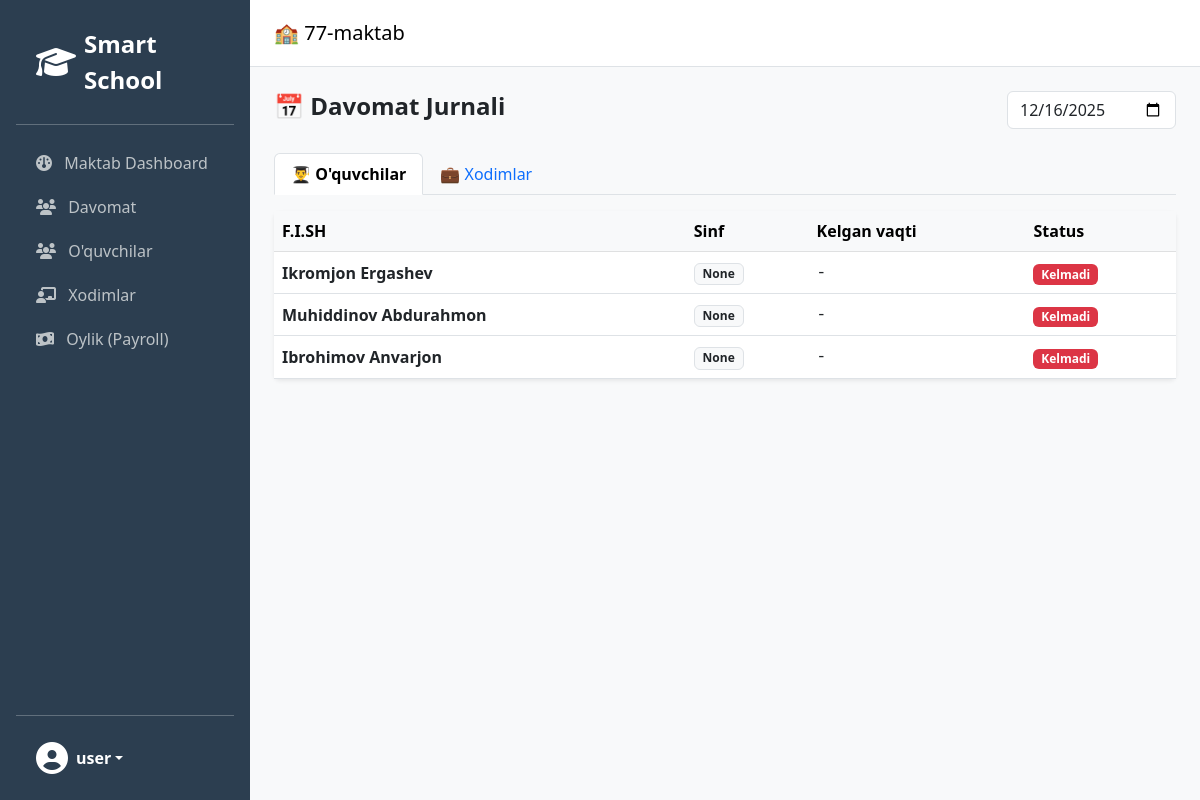
The page /report/ (signed in) on the database as committed earlier.
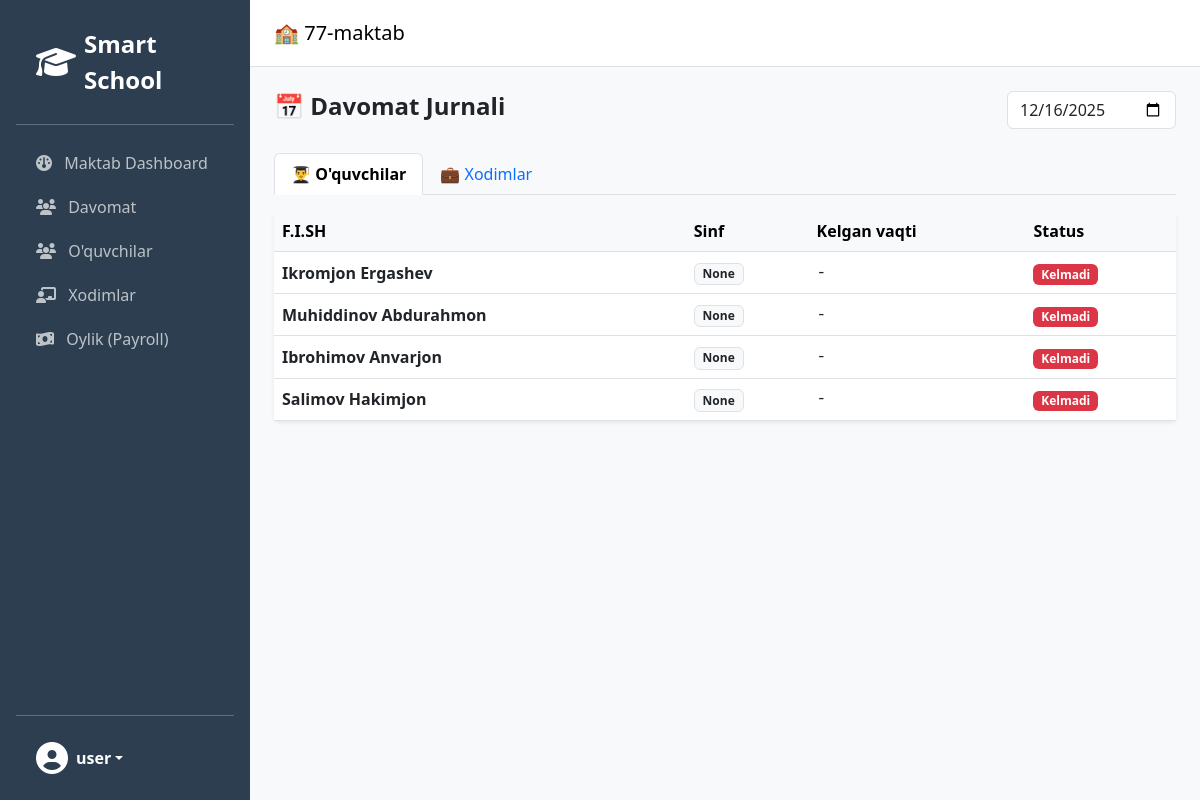
The same page on the database as committed later.
### core/models.py (models this page shows, shortened)
class Student(models.Model):
    school = models.ForeignKey('School', on_delete=models.CASCADE, related_name="students")
    full_name = models.CharField(max_length=255)
    hikvision_id = models.CharField(
        max_length=20,
        editable=False, # Admin panelda o'zgartirib bo'lmaydi (READONLY)
        verbose_name="Terminal ID"
    )
    parent = models.ForeignKey('Parent', on_delete=models.SET_NULL, null=True, related_name="children")
    photo = models.ImageField(
        upload_to='students/',
        blank=True,
        null=True,
        validators=[FileExtensionValidator(allowed_extensions=['jpg', 'jpeg', 'png'])],
        verbose_name="Yuz rasmi"
    )
    classroom_name = models.ForeignKey(Classroom, on_delete=models.SET_NULL, null=True, related_name="classrooms")
    is_synced = models.BooleanField(default=False) # Terminalga yuklanganmi?
    class Meta:
        unique_together = ['school', 'hikvision_id']

### attendance/views.py (the view)
# urls.py: path('report/', views.attendance_report, name='attendance_report'),
def attendance_report(request):
    school = request.user.profile.school
    date_str = request.GET.get('date', timezone.now().strftime('%Y-%m-%d'))
    selected_date = datetime.strptime(date_str, '%Y-%m-%d').date()
    tab = request.GET.get('tab', 'student')
    context = {
        'selected_date': date_str,
        'tab': tab,
        'school': school
    }
    if tab == 'staff':
        employees = Employee.objects.filter(school=school)
        report = []
        for emp in employees:
            log = DailyAttendance.objects.filter(employee=emp, date=selected_date).first()
            status = 'absent'
            arrival = '-'
            left = '-'
            if log:
                status = 'present'
                arrival = log.arrived_at.strftime('%H:%M') if log.arrived_at else '-'
                left = log.left_at.strftime('%H:%M') if log.left_at else '-'
                if log.arrived_at and emp.start_time:
                    if log.arrived_at > emp.start_time:
                        status = 'late'
            report.append({
                'name': emp.full_name,
                'id': emp.hikvision_id,
                'status': status,
                'arrival': arrival,
                'left': left,
                'plan_start': emp.start_time
            })
        context['report_data'] = report
    else:
        students = Student.objects.filter(school=school).select_related('parent')
        report = []
        for stu in students:
            log = DailyAttendance.objects.filter(student=stu, date=selected_date).first()
            status = 'absent'
            arrival = '-'
            if log:
                status = 'present'
                arrival = log.arrived_at.strftime('%H:%M') if log.arrived_at else '-'
            report.append({
                'name': stu.full_name,
                'class': stu.classroom_name,
                'status': status,
                'arrival': arrival
            })
        context['report_data'] = report
    return render(request, 'attendance/report.html', context)

### templates/attendance/report.html (shortened to what this page needs)
{% extends 'base.html' %}
{% block content %}
<div class="d-flex justify-content-between align-items-center mb-4">
    <h4 class="fw-bold">📅 Davomat Jurnali</h4>
    <form method="get" class="d-flex gap-2">
        <input type="date" name="date" class="form-control" value="{{ selected_date }}" onchange="this.form.submit()">
    </form>
</div>
<ul class="nav nav-tabs mb-3">
    <li class="nav-item">
        <a class="nav-link {% if tab == 'student' %}active fw-bold{% endif %}"
           href="?date={{ selected_date }}&tab=student">
           👨‍🎓 O'quvchilar
        </a>
    </li>
    <li class="nav-item">
        <a class="nav-link {% if tab == 'staff' %}active fw-bold{% endif %}"
           href="?date={{ selected_date }}&tab=staff">
           💼 Xodimlar
        </a>
    </li>
</ul>
<div class="card border-0 shadow-sm">
    <div class="table-responsive">
        <table class="table table-hover align-middle mb-0">
            <thead class="table-light">
                <tr>
                    <th>F.I.SH</th>
                    {% if tab == 'student' %}<th>Sinf</th>{% endif %}
                    <th>Kelgan vaqti</th>
                    <th>Status</th>
                </tr>
            </thead>
            <tbody>
                {% for row in report_data %}
                <tr>
                    <td class="fw-bold">{{ row.name }}</td>
                    {% if tab == 'student' %}
                        <td><span class="badge bg-light text-dark border">{{ row.class }}</span></td>
                    {% endif %}
                    <td class="font-monospace">{{ row.arrival }}</td>
                    <td>
                        {% if row.status == 'present' %}
                            <span class="badge bg-success">Kelgan</span>
                        {% elif row.status == 'late' %}
                            <span class="badge bg-warning text-dark">Kechikkan</span>
                        {% else %}
                            <span class="badge bg-danger">Kelmadi</span>
                        {% endif %}
                    </td>
                </tr>
                {% empty %}
                <tr><td colspan="5" class="text-center py-4">Ma'lumot topilmadi</td></tr>
                {% endfor %}
            </tbody>
        </table>
    </div>
</div>
{% endblock %}

Rows that differ between the two databases and show on the page:
added Student: name "Salimov Hakimjon"
Other text that changed with them:
new list line: "None - Kelmadi"
